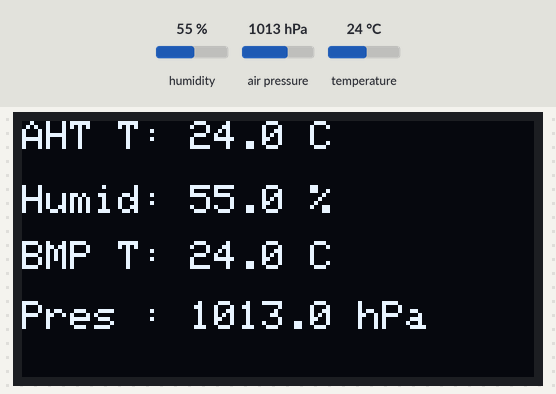
A program run on a simulated ESP32-C3. Shown: 128×64 one-colour display. Wiring (inferred from the names in the program): AHT10/20 sensor at I2C address 0x38. The inputs (shaded band) are chosen by the test bench; at power-on: humidity 55 %, air pressure 1013 hPa, temperature 24 °C. What the program prints to the serial monitor is not drawn.

Above: at 7.4 s.
7.5 s: humidity set to 22 %
At 9.3 s:
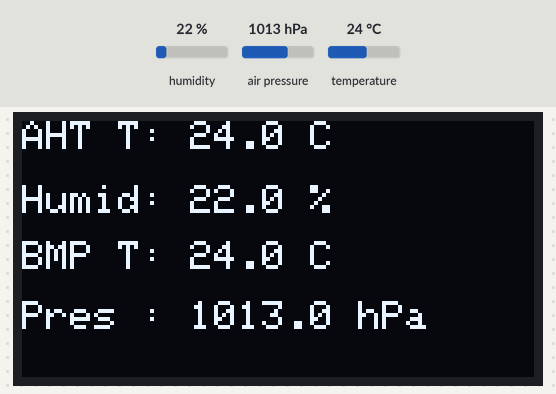
10.4 s: air pressure set to 952 hPa
At 12.1 s:
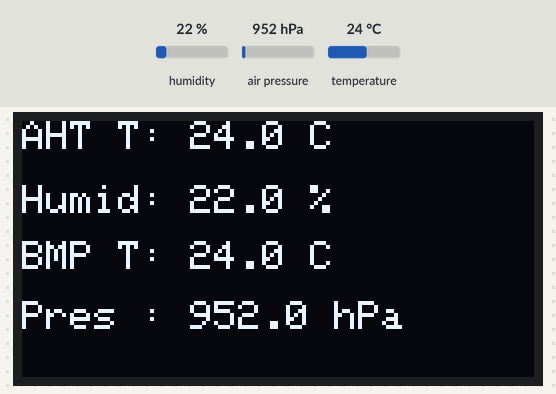
12.5 s: temperature set to 12 °C
At 13.6 s:
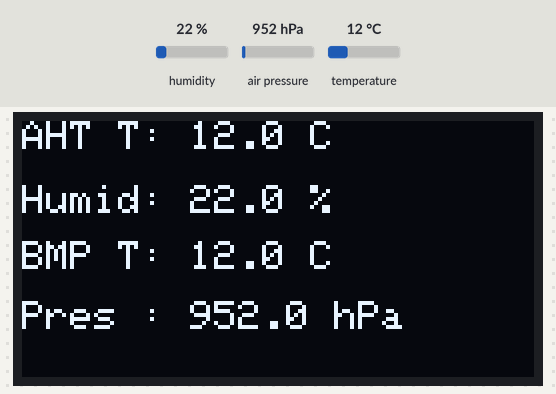
14.7 s: humidity set to 40 %
At 16.3 s:
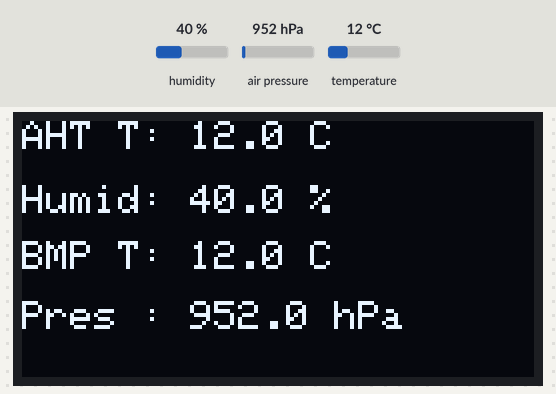
16.8 s: air pressure set to 975 hPa
At 17.9 s:
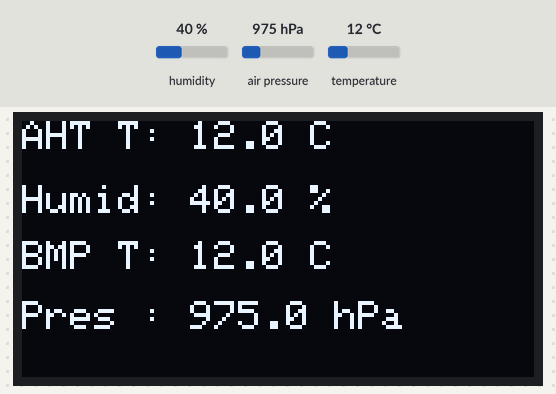
Timing chart, 0 to 19.8 s (numbered marks = the images above; inputs shaded):
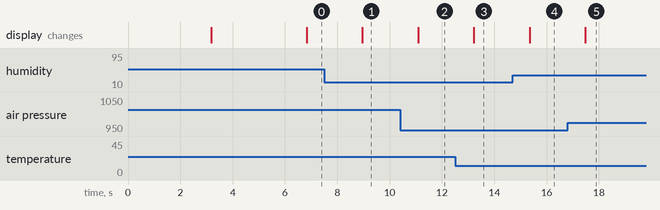

The program:

main.cpp
```cpp
#include <Arduino.h>
#include <Wire.h>
#include <Adafruit_GFX.h>
#include <Adafruit_SSD1306.h>
#include <Adafruit_BMP280.h>

#define SDA_PIN 8
#define SCL_PIN 10
#define OLED_ADDR 0x3C
#define AHT_ADDR 0x38

Adafruit_BMP280 bmp(&Wire);
Adafruit_SSD1306 display(128, 64, &Wire, -1);

bool ahtOk = false;
bool bmpOk = false;
bool oledOk = false;

float ahtTemp = NAN, ahtHum = NAN;
float bmpTemp = NAN, bmpPres = NAN, bmpAlt = NAN;

void scan(const char *label) {
  Serial.printf("[%s] scan: ", label);
  int n = 0;
  for (uint8_t a = 1; a < 127; a++) {
    Wire.beginTransmission(a);
    if (Wire.endTransmission() == 0) { Serial.printf("0x%02X ", a); n++; }
  }
  if (!n) Serial.print("nothing");
  Serial.println();
}

// ---- AHT20, raw reads (no library) ----
bool initAHT() {
  Wire.beginTransmission(AHT_ADDR);
  Wire.write(0xBA);                        // soft reset
  if (Wire.endTransmission() != 0) return false;
  delay(50);

  Wire.beginTransmission(AHT_ADDR);
  Wire.write(0xBE);                        // init / calibrate
  Wire.write(0x08);
  Wire.write((uint8_t)0x00);
  if (Wire.endTransmission() != 0) return false;
  delay(50);

  if (Wire.requestFrom((uint8_t)AHT_ADDR, (uint8_t)1) != 1) return false;
  uint8_t s = Wire.read();
  Serial.printf("AHT status byte: 0x%02X (calibrated bit %s)\n",
                s, (s & 0x08) ? "set" : "NOT set");
  return true;
}

bool readAHT() {
  Wire.beginTransmission(AHT_ADDR);
  Wire.write(0xAC);
  Wire.write(0x33);
  Wire.write((uint8_t)0x00);
  if (Wire.endTransmission() != 0) return false;

  delay(100);                              // measurement takes ~80 ms

  if (Wire.requestFrom((uint8_t)AHT_ADDR, (uint8_t)7) != 7) return false;
  uint8_t d[7];
  for (int i = 0; i < 7; i++) d[i] = Wire.read();
  if (d[0] & 0x80) return false;           // still busy

  uint32_t rawH = ((uint32_t)d[1] << 12) | ((uint32_t)d[2] << 4) | (d[3] >> 4);
  uint32_t rawT = ((uint32_t)(d[3] & 0x0F) << 16) | ((uint32_t)d[4] << 8) | d[5];
  ahtHum  = rawH * 100.0f / 1048576.0f;
  ahtTemp = rawT * 200.0f / 1048576.0f - 50.0f;
  return true;
}

// ---- BMP280: try both possible addresses ----
bool initBMP() {
  const uint8_t addrs[] = {0x76, 0x77};
  for (uint8_t a : addrs) {
    if (bmp.begin(a)) {
      Serial.printf("BMP280 found at 0x%02X\n", a);
      bmp.setSampling(Adafruit_BMP280::MODE_NORMAL,
                      Adafruit_BMP280::SAMPLING_X2,    // temperature
                      Adafruit_BMP280::SAMPLING_X16,   // pressure
                      Adafruit_BMP280::FILTER_X16,
                      Adafruit_BMP280::STANDBY_MS_500);
      return true;
    }
  }
  Serial.println("BMP280 not found at 0x76 or 0x77");
  return false;
}

void setup() {
  Serial.begin(115200);
  delay(3000);                             // lets the USB serial monitor connect

  Wire.begin(SDA_PIN, SCL_PIN);
  Wire.setClock(100000);
  Wire.setTimeOut(200);

  scan("start");

  ahtOk = initAHT();
  Serial.println(ahtOk ? "AHT20 OK" : "AHT20 FAILED");

  bmpOk = initBMP();
  Serial.println(bmpOk ? "BMP280 OK" : "BMP280 FAILED");

  scan("after sensor init");

  oledOk = display.begin(SSD1306_SWITCHCAPVCC, OLED_ADDR);
  Serial.println(oledOk ? "OLED OK" : "OLED FAILED");
  if (oledOk) {
    display.setTextSize(1);
    display.setTextColor(SSD1306_WHITE);
    display.clearDisplay();
    display.setCursor(0, 0);
    display.println(ahtOk ? "AHT20 : OK" : "AHT20 : FAIL");
    display.println(bmpOk ? "BMP280: OK" : "BMP280: FAIL");
    display.display();
  }
  scan("after OLED init");
  delay(1500);
}

void loop() {
  delay(2000);

  bool ahtRead = ahtOk && readAHT();
  if (bmpOk) {
    bmpTemp = bmp.readTemperature();
    bmpPres = bmp.readPressure() / 100.0f;     // hPa
    bmpAlt  = bmp.readAltitude(1013.25);       // rough, assumes sea-level 1013.25 hPa
  }

  if (ahtRead) Serial.printf("AHT20  T: %.1f C | H: %.1f %%\n", ahtTemp, ahtHum);
  else         Serial.println("AHT20 read failed");

  if (bmpOk)   Serial.printf("BMP280 T: %.1f C | P: %.1f hPa | Alt: %.0f m\n",
                             bmpTemp, bmpPres, bmpAlt);
  else         Serial.println("BMP280 not available");

  if (oledOk) {
    display.clearDisplay();
    display.setCursor(0, 0);
    if (ahtRead) {
      display.printf("AHT T: %.1f C", ahtTemp);
      display.setCursor(0, 16);  display.printf("Humid: %.1f %%", ahtHum);
    } else {
      display.println("AHT20 read failed");
    }
    display.setCursor(0, 30);
    if (bmpOk) {
      display.printf("BMP T: %.1f C", bmpTemp);
      display.setCursor(0, 45);  display.printf("Pres : %.1f hPa", bmpPres);
    } else {
      display.println("BMP280 not found");
    }
    display.display();
  }
}
```

Measured:
- after the input at 7.5 s, the display: changes after 1.5 s (image 1)
- after the input at 10.4 s, the display: changes after 0.69 s (image 2)
- after the input at 12.5 s, the display: changes after 0.72 s (image 3)
- after the input at 14.7 s, the display: changes after 0.65 s (image 4)
- after the input at 16.8 s, the display: changes after 0.68 s (image 5)
